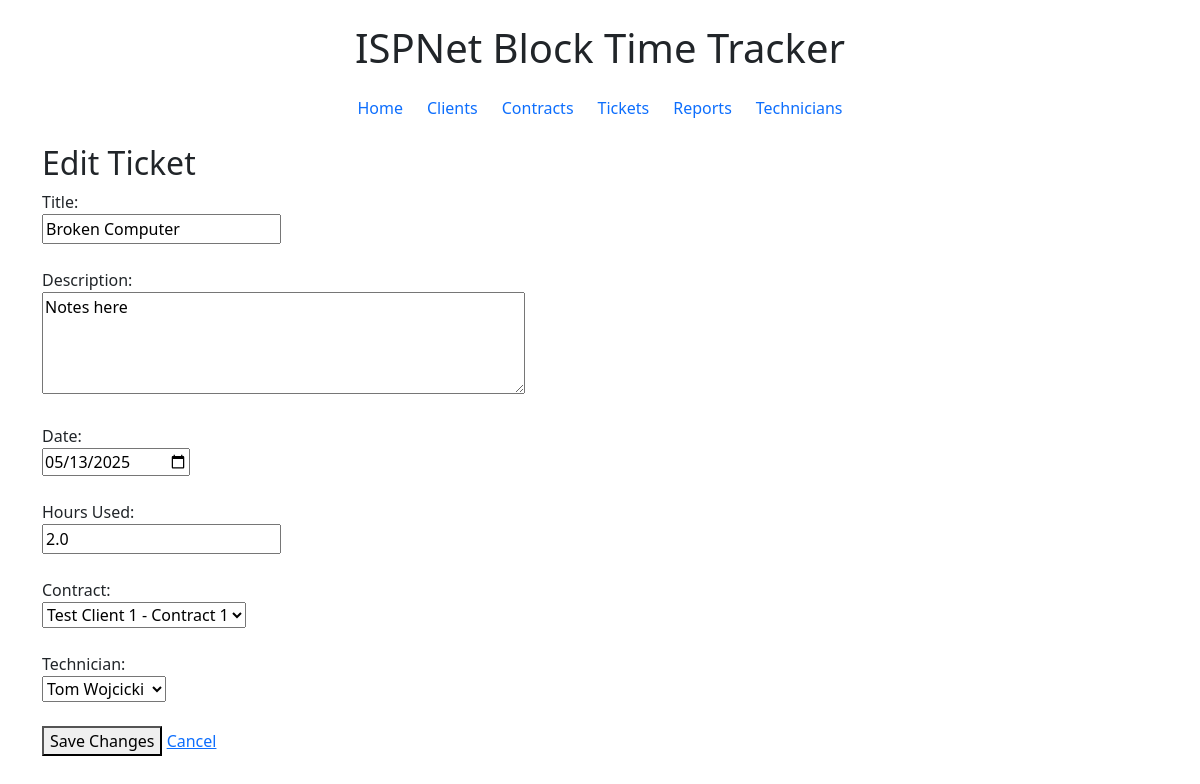
The page /tickets/1/edit on the database its author committed.
### models.py (models this page shows, shortened)
class Ticket(Base):
    __tablename__ = "tickets"
    id = Column(Integer, primary_key=True)
    title = Column(String, nullable=False)
    description = Column(String)
    hours_used = Column(Float, nullable=False)
    date = Column(DateTime, nullable=False)
    client_id = Column(Integer, ForeignKey("clients.id"))
    contract_id = Column(Integer, ForeignKey("contracts.id"))
    technician_id = Column(Integer, ForeignKey("technicians.id"))
    client = relationship("Client")
    contract = relationship("Contract", back_populates="tickets")
    technician = relationship("Technician", back_populates="tickets")

class Client(Base):
    __tablename__ = "clients"
    id = Column(Integer, primary_key=True)
    name = Column(String, nullable=False)
    contact_name = Column(String)
    email = Column(String)
    phone = Column(String)
    address = Column(String)
    contracts = relationship("Contract", back_populates="client")

class Technician(Base):
    __tablename__ = 'technicians'
    id = Column(Integer, primary_key=True)
    first_name = Column(String)
    last_name = Column(String)
    tickets = relationship("Ticket", back_populates="technician")

### main.py (the view)
@app.get("/tickets/{ticket_id}/edit", response_class=HTMLResponse)
def edit_ticket_form(request: Request, ticket_id: int):
    db = SessionLocal()
    ticket = db.query(Ticket).options(
        joinedload(Ticket.contract),
        joinedload(Ticket.technician),
        joinedload(Ticket.client)
    ).get(ticket_id)
    clients = db.query(Client).options(joinedload(Client.contracts)).all()
    technicians = db.query(Technician).all()
    db.close()
    if not ticket:
        return HTMLResponse(content="Ticket not found", status_code=404)
    return templates.TemplateResponse("edit_ticket.html", {
        "request": request,
        "ticket": ticket,
        "clients": clients,
        "technicians": technicians
    })

### templates/edit_ticket.html
{% extends "base.html" %}
{% block content %}
<h2>Edit Ticket</h2>
<form method="post">
  <label>Title:</label><br>
  <input type="text" name="title" value="{{ ticket.title }}" required><br><br>
  <label>Description:</label><br>
  <textarea name="description" rows="4" cols="50">{{ ticket.description }}</textarea><br><br>
  <label>Date:</label><br>
  <input type="date" name="date" value="{{ ticket.date.strftime('%Y-%m-%d') }}" required><br><br>
  <label>Hours Used:</label><br>
  <input type="number" step="0.1" name="hours_used" value="{{ ticket.hours_used }}" required><br><br>
  <label>Contract:</label><br>
  <select name="contract_id" required>
    {% for client in clients %}
      {% for contract in client.contracts %}
        <option value="{{ contract.id }}" {% if contract.id == ticket.contract_id %}selected{% endif %}>
          {{ client.name }} - {{ contract.name }}
        </option>
      {% endfor %}
    {% endfor %}
  </select><br><br>
  <label>Technician:</label><br>
  <select name="technician_id" required>
    {% for tech in technicians %}
      <option value="{{ tech.id }}" {% if tech.id == ticket.technician_id %}selected{% endif %}>
        {{ tech.first_name }} {{ tech.last_name }}
      </option>
    {% endfor %}
  </select><br><br>
  <button type="submit">Save Changes</button>
  <a href="/tickets">Cancel</a>
</form>
{% endblock %}

### rows shown on the page
Ticket: title "Broken Computer", description "Notes here", date "05/13/2025", hours_used "2.0", contract_id "Test Client 1 - Contract 1", technician_id "Tom Wojcicki"
